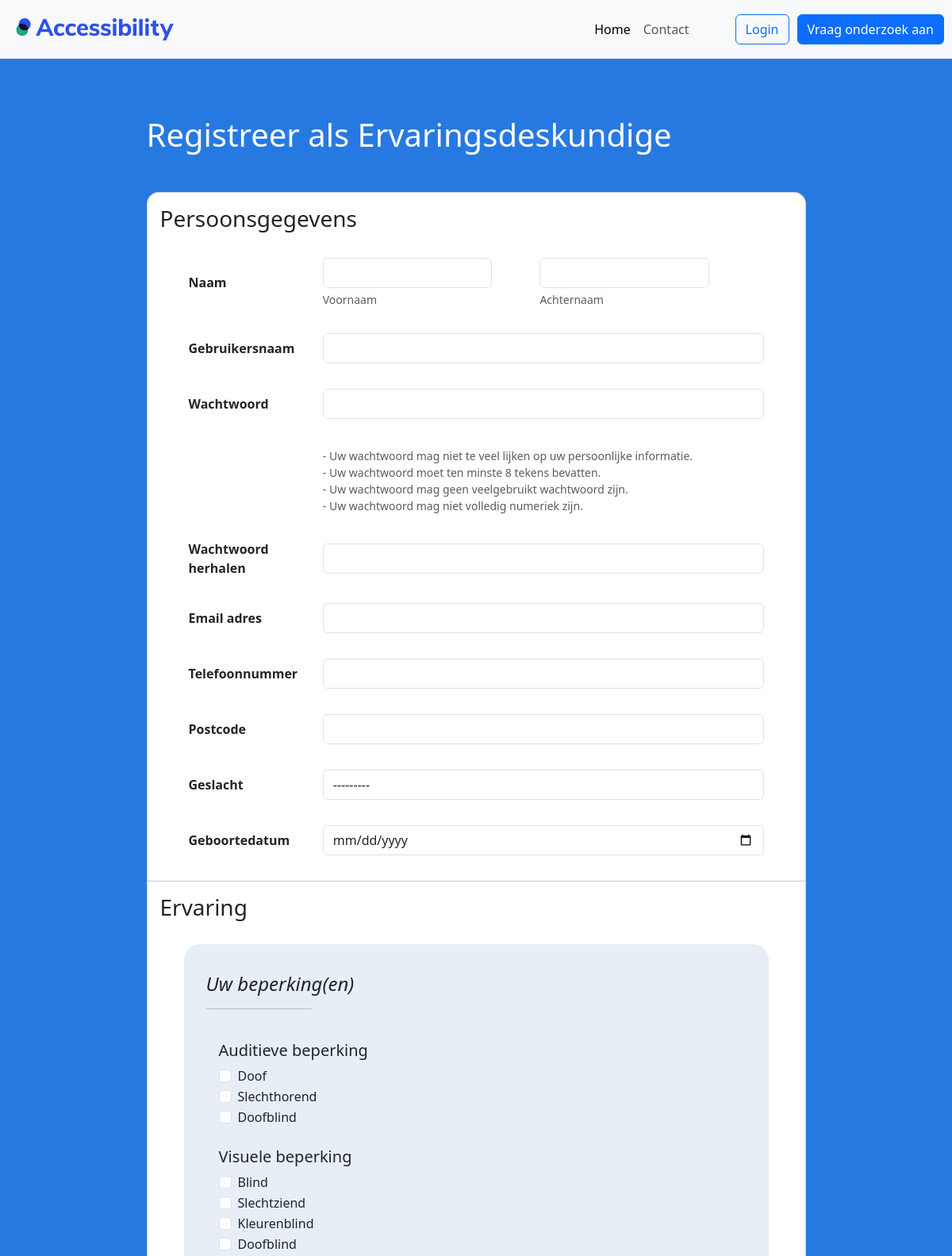
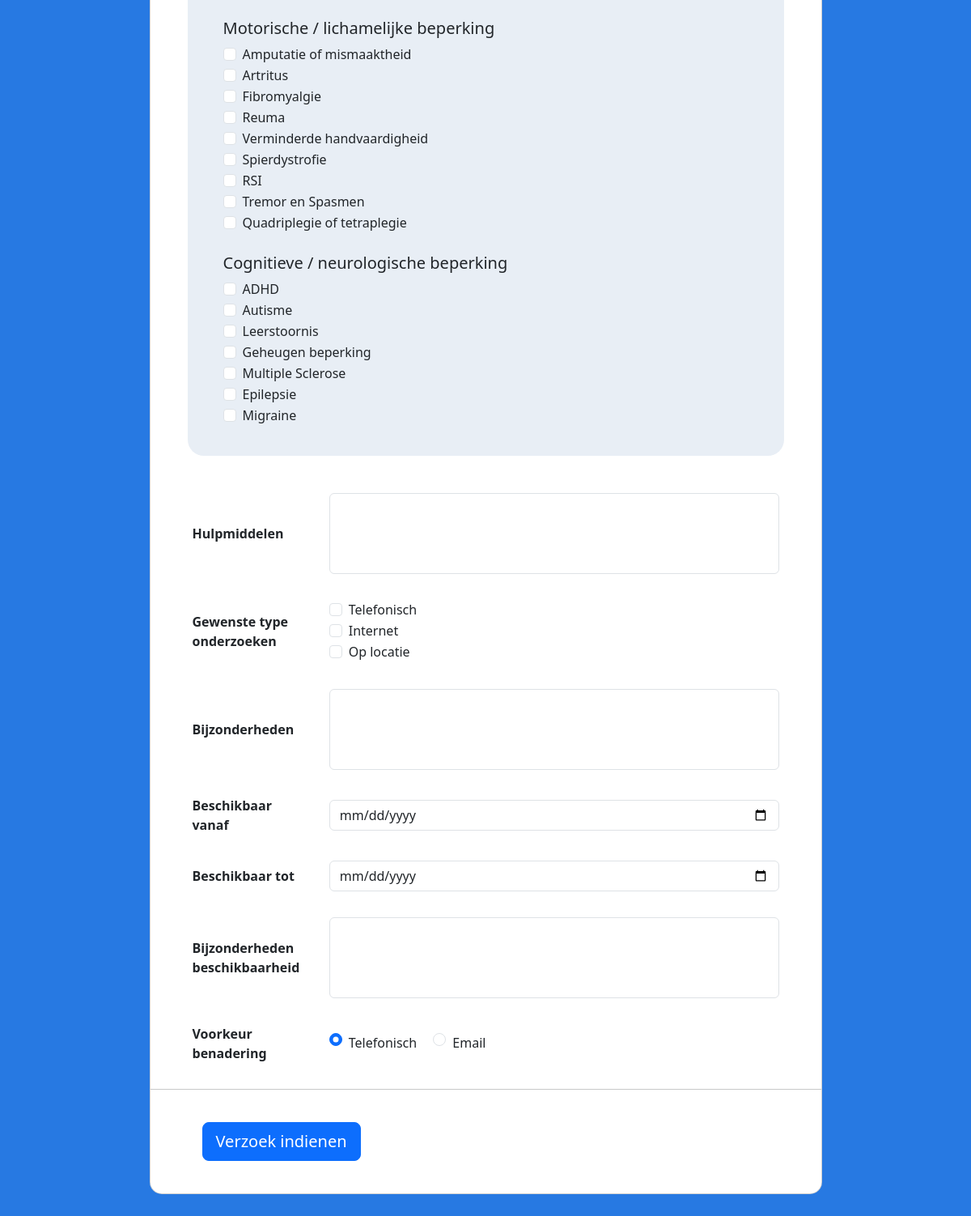
The app's page /ervaringsdeskundige/register with its own data (2 pictures, top to bottom).
### main/models.py (models this page shows)
class Beperkingen(models.Model):
    omschrijving = models.TextField()
    soort = models.TextField()
    class Meta:
        managed = False
        db_table = 'Beperkingen'

### ervaringsdeskundige/views.py (the view)
# urls.py: path("register", views.signup, name="register"),
def register(request):
    limitations = Beperkingen.objects.all()
    supervisors_post = ToezichthoudersForm()
    if request.method == "POST":
        form = RegisterForm(request.POST)
        if form.is_valid():
            user = form.save()
            selected_limitations = request.POST.getlist("selected_limitations[]")
            for selected_limitation in selected_limitations:
                ervaringsdeskundige_beperking = BeperkingenErvaringsdeskundigen(
                    beperking_id=int(selected_limitation),
                    ervaringsdeskundigen_id=user.id,
                )
                ervaringsdeskundige_beperking.save()
            type_onderzoek = TypeOnderzoek()
            type_onderzoek.ervaringsdeskundige_id = user.id
            type_investigation = request.POST.getlist("type_investigation[]")
            for investigation_type in type_investigation:
                if "Telefonisch" in investigation_type:
                    type_onderzoek.telefonisch = True
                elif "Internet" in investigation_type:
                    type_onderzoek.internet = True
                elif "Locatie" in investigation_type:
                    type_onderzoek.locatie = True
            type_onderzoek.save()
            if user.geboortedatum and (datetime.date.today() - user.geboortedatum).days / 365 < 18:
                supervisors_post = ToezichthoudersForm(request.POST)
                if supervisors_post.is_valid():
                    toezichthouder = supervisors_post.save(commit=False)
                    toezichthouder.ervaringsdeskundige = user.id
                    toezichthouder.save()
            return redirect("/")
    else:
        form = RegisterForm()
    return render(
        request,
        "ervaringsdeskundige/register.html",
        {"form": form, "limitations": limitations, "supervisors": supervisors_post},
    )

### templates/ervaringsdeskundige/register.html (shortened to what this page needs)
{% extends "home/base.html" %}
{% load static %}
{% block content %}
<link href="https://cdn.jsdelivr.net/npm/bootstrap@5.3.0-alpha1/dist/css/bootstrap.min.css" rel="stylesheet">
    <section class="vh-50" style="background-color: #2779e2;">
        <br><br><br>
        <div class="container h-100">
          <div class="row d-flex justify-content-center align-items-center h-100">
            <div class="col-xl-9">
              <h1 class="text-white mb-5">Registreer als Ervaringsdeskundige</h1>
              <form method="post">
              <div class="card" style="border-radius: 15px;">
                <div class="card-body">
                    <h3>Persoonsgegevens</h3>
                  <div class="row align-items-center pt-4 pb-3">
                    <div class="col-md-3 ps-5">
                      <strong class="mb-0">Naam</strong>
                    </div>
                    <div class="col-md-4 pe-5">
                        {{ form.first_name }}
                        <div class="small text-muted mt-1">Voornaam</div>
                    </div>
                    <div class="col-md-4 pe-5">
                        {{ form.last_name }}
                        <div class="small text-muted mt-1">Achternaam</div>
                      </div>
                  </div>
                  <div class="row align-items-center py-3">
                    <div class="col-md-3 ps-5">
                      <strong class="mb-0">Gebruikersnaam</strong>
                    </div>
                    <div class="col-md-9 pe-5">
                        {{ form.username }}
                    </div>
                  </div>
                  <div class="row align-items-center py-3">
                    <div class="col-md-3 ps-5">
                      <strong class="mb-6">Wachtwoord</strong>
                    </div>
                    <div class="col-md-9 pe-5">
                        {{ form.password1 }}
                    </div>
                  </div>
                  <div class="row align-items-center py-3">
                    <div class="col-md-9 pe-5">
                        <div class="small text-muted mt-1">- Uw wachtwoord mag niet te veel lijken op uw persoonlijke informatie. <br>
                            - Uw wachtwoord moet ten minste 8 tekens bevatten. <br>
                            - Uw wachtwoord mag geen veelgebruikt wachtwoord zijn. <br>
                            - Uw wachtwoord mag niet volledig numeriek zijn.</div>
                    </div>
                  </div>
                  <div class="row align-items-center py-3">
                    <div class="col-md-3 ps-5">
                      <strong class="mb-0">Wachtwoord herhalen</strong>
                    </div>
                    <div class="col-md-9 pe-5">
                        {{ form.password2 }}
                    </div>
                  </div>
                  <div class="row align-items-center py-3">
                    <div class="col-md-3 ps-5">
                      <strong class="mb-0">Email adres</strong>
                    </div>
                    <div class="col-md-9 pe-5">
                        {{ form.email }}
                    </div>
                  </div>
                  <div class="row align-items-center py-3">
                    <div class="col-md-3 ps-5">
                      <strong class="mb-0">Telefoonnummer</strong>
                    </div>
                    <div class="col-md-9 pe-5">
                        {{ form.telefoonnummer }}
                    </div>
                  </div>
                  <div class="row align-items-center py-3">
                    <div class="col-md-3 ps-5">
                      <strong class="mb-0">Postcode</strong>
                    </div>
                    <div class="col-md-9 pe-5">
                        {{ form.postcode }}
                    </div>
                  </div>
                  <div class="row align-items-center py-3">
                    <div class="col-md-3 ps-5">
                      <strong class="mb-0">Geslacht</strong>
                    </div>
                    <div class="col-md-9 pe-5">
                        {{ form.geslacht }}
                    </div>
                  </div>
                  <div class="row align-items-center py-3">
                    <div class="col-md-3 ps-5">
                      <strong class="mb-0">Geboortedatum</strong>
                    </div>
                    <div class="col-md-9 pe-5">
                        {{ form.geboortedatum }}
                    </div>
                  </div>
                  <hr class="mx-n3">
                  <h3>Ervaring</h3>
                  <div style="background-color: rgb(232, 238, 245); border-radius: 20px; padding: 20px; margin: 30px">
                  <div class="row align-items-center py-3">
                    <div class="row" style="padding-left: 20px;">
                          <h4 class="mb-0" style="display: block;"><em>Uw beperking(en) </em>
                            <hr width="20%">
                          </h4>
                  </div>
                    <div class="col-md-9 pe-5">
                      <br>
                        <div class="form-check">
                            <h5 label="Auditieve beperking" aria-label="Auditieve beperking">Auditieve beperking</h5>
                            {% for limitation in limitations %}
                                {% if limitation.soort == "Auditieve beperking" %}
                                    <div class="form-check">
                                        <input class="form-check-input" type="checkbox" name="selected_limitations[]" id="auditieve-{{ limitation.id }}" value="{{ limitation.id }}" aria-label="{{ limitation.omschrijving }}">
                                        <label class="form-check-label" for="auditieve-{{ limitation.id }}">{{ limitation.omschrijving }}</label>
                                    </div>
                                {% endif %}
                            {% endfor %}
                        </div>
                          <br>
                        <div class="form-check">
                            <h5 label="Visuele beperking" aria-label="Visuele beperking">Visuele beperking</h5>
                            {% for limitation in limitations %}
                                {% if limitation.soort == "Visuele beperking" %}
                                    <div class="form-check">
                                        <input class="form-check-input" type="checkbox" name="selected_limitations[]" id="visuele-{{ limitation.id }}" value="{{ limitation.id }}" aria-label="{{ limitation.omschrijving }}">
                                        <label class="form-check-label" for="visuele-{{ limitation.id }}">{{ limitation.omschrijving }}</label>
                                    </div>
                                {% endif %}
                            {% endfor %}
                        </div>
                          <br>
                        <div class="form-check">
                            <h5 label="Motorische / lichamelijke beperking" aria-label="Motorische / lichamelijke beperking">Motorische / lichamelijke beperking</h5>
                            {% for limitation in limitations %}
                                {% if limitation.soort == "Motorische / lichamelijke beperkingen" %}
                                    <div class="form-check">
                                        <input class="form-check-input" type="checkbox" name="selected_limitations[]" id="motorische-{{ limitation.id }}" value="{{ limitation.id }}" aria-label="{{ limitation.omschrijving }}">
                                        <label class="form-check-label" for="motorische-{{ limitation.id }}">{{ limitation.omschrijving }}</label>
                                    </div>
                                {% endif %}
                            {% endfor %}
                        </div>
                          <br>
                        <div class="form-check">
                            <h5 label="Cognitieve / neurologische beperking" aria-label="Cognitieve / neurologische beperking">Cognitieve / neurologische beperking</h5>
                            {% for limitation in limitations %}
                                {% if limitation.soort == "Cognitieve / neurologische beperkingen" %}
                                    <div class="form-check">
                                        <input class="form-check-input" type="checkbox" name="selected_limitations[]" id="cognitieve-{{ limitation.id }}" value="{{ limitation.id }}" aria-label="{{ limitation.omschrijving }}">
                                        <label class="form-check-label" for="cognitieve-{{ limitation.id }}">{{ limitation.omschrijving }}</label>
                                    </div>
                                {% endif %}
                            {% endfor %}
                        </div>
                    </div>
                </div>
              </div>
                  <div class="row align-items-center py-3">
                    <div class="col-md-3 ps-5">
                      <strong class="mb-0">Hulpmiddelen</strong>
                    </div>
                    <div class="col-md-9 pe-5">
                        {{ form.gebruikte_hulpmiddelen }}
                    </div>
                  </div>
                  <div class="row align-items-center py-3">
                    <div class="col-md-3 ps-5">
                      <strong class="mb-0">Gewenste type onderzoeken</strong>
                    </div>
                            <div class="col-md-9 pe-5">
                              <div class="form-check">
                                <input class="form-check-input" type="checkbox" name="type_investigation[]" id="Telefonisch_type" value="Telefonisch" aria-label="Type onderzoek: telefonisch">
                                <label class="form-check-label" for="Telefonisch_type">Telefonisch</label>
                            </div>
                            <div class="form-check">
                              <input class="form-check-input" type="checkbox" name="type_investigation[]" id="Internet_type" value="Internet" aria-label="Type onderzoek: internet">
                              <label class="form-check-label" for="Internet_type">Internet</label>
                          </div>
                          <div class="form-check">
                            <input class="form-check-input" type="checkbox" name="type_investigation[]" id="Locatie_type" value="Locatie" aria-label="Type onderzoek: op locatie">
                            <label class="form-check-label" for="Locatie_type">Op locatie</label>
                        </div>
                    </div>
                  </div>
                  <div class="row align-items-center py-3">
                    <div class="col-md-3 ps-5">
                      <strong class="mb-0">Bijzonderheden</strong>
                    </div>
                    <div class="col-md-9 pe-5">
                        {{ form.bijzonderheden }}
                    </div>
                  </div>
                  <div class="row align-items-center py-3">
                    <div class="col-md-3 ps-5">
                      <strong class="mb-0">Beschikbaar vanaf</strong>
                    </div>
                    <div class="col-md-9 pe-5">
                        {{ form.beschikbaar_vanaf }}
                    </div>
                  </div>
                  <div class="row align-items-center py-3">
                    <div class="col-md-3 ps-5">
                      <strong class="mb-0">Beschikbaar tot</strong>
                    </div>
                    <div class="col-md-9 pe-5">
                        {{ form.beschikbaar_tot }}
                    </div>
                  </div>
                  <div class="row align-items-center py-3">
                    <div class="col-md-3 ps-5">
                      <strong class="mb-0">Bijzonderheden beschikbaarheid</strong>
                    </div>
                    <div class="col-md-9 pe-5">
                        {{ form.bijzonderheden_beschikbaarheid }}
                    </div>
                  </div>
                  <div class="row align-items-center py-3">
                    <div class="col-md-3 ps-5">
                        <strong class="mb-0">Voorkeur benadering</strong>
                    </div>
                    <div class="col-md-9 pe-5">
                        <div class="form-check form-check-inline">
                            <input class="form-check-input" type="radio" name="voorkeur_benadering" id="telefonisch" value="telefonisch" {% if form.voorkeur_benadering.value == 'telefonisch' %}checked{% endif %} checked>
                            <label class="form-check-label" for="telefonisch">Telefonisch</label>
                        </div>
                        <div class="form-check form-check-inline">
                            <input class="form-check-input" type="radio" name="voorkeur_benadering" id="email" value="email" {% if form.voorkeur_benadering.value == 'email' %}checked{% endif %}>
                            <label class="form-check-label" for="email">Email</label>
                        </div>
                    </div>
                </div>
                  <hr class="mx-n3">
                  <div class="px-5 py-4">
                    <button type="submit" class="btn btn-primary btn-lg">Verzoek indienen</button>
                  </div>
                </div>
              </div>
            </form>
            </div>
          </div>
        </div>
        <br><br><br>
{% endblock %}

### records on screen
Beperkingen: omschrijving "Doof"
Beperkingen: omschrijving "Slechthorend"
Beperkingen: omschrijving "Doofblind"
Beperkingen: omschrijving "Blind"
Beperkingen: omschrijving "Slechtziend"
Beperkingen: omschrijving "Kleurenblind"
Beperkingen: omschrijving "Doofblind"
Beperkingen: omschrijving "Amputatie of mismaaktheid"
Beperkingen: omschrijving "Artritus"
Beperkingen: omschrijving "Fibromyalgie"
Beperkingen: omschrijving "Reuma"
Beperkingen: omschrijving "Verminderde handvaardigheid"
Beperkingen: omschrijving "Spierdystrofie"
Beperkingen: omschrijving "RSI"
Beperkingen: omschrijving "Tremor en Spasmen"
Beperkingen: omschrijving "Quadriplegie of tetraplegie"
Beperkingen: omschrijving "ADHD"
Beperkingen: omschrijving "Autisme"
Beperkingen: omschrijving "Leerstoornis"
Beperkingen: omschrijving "Geheugen beperking"
Beperkingen: omschrijving "Multiple Sclerose"
Beperkingen: omschrijving "Epilepsie"
Beperkingen: omschrijving "Migraine"
